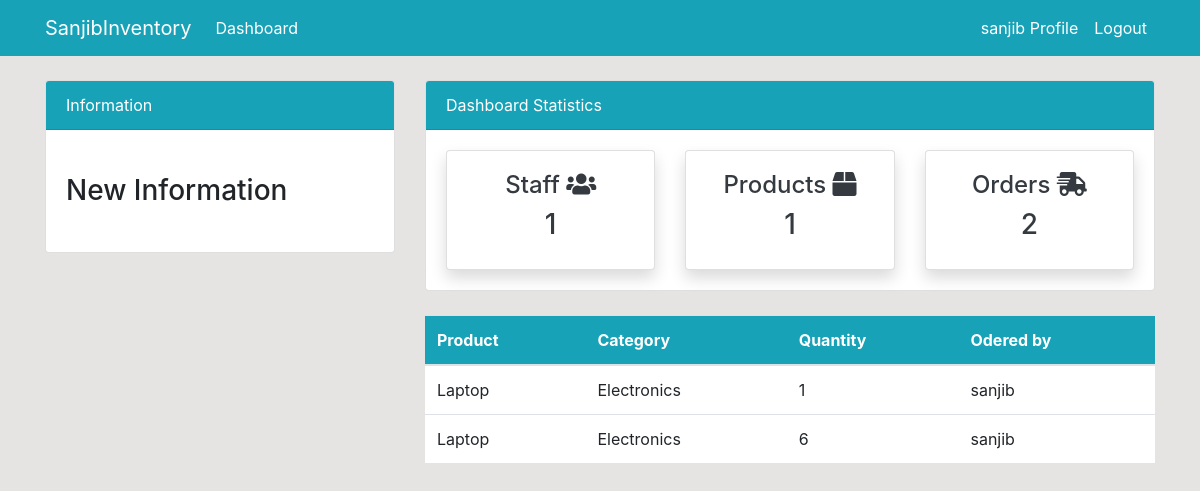
Page /order/ (signed in) on the committed database.
### dashboard/models.py (models this page shows, shortened)
class Order(models.Model):
    name = models.ForeignKey(Product, on_delete=models.CASCADE, null=True)
    customer = models.ForeignKey(User, on_delete=models.CASCADE, null=True)
    order_quantity = models.PositiveIntegerField(null=True)

class Product(models.Model):
    name = models.CharField(max_length=100, null=True)
    quantity = models.PositiveIntegerField(null=True)
    category = models.CharField(max_length=50, choices=CATEGORY, null=True)
    def __str__(self):
        return f'{self.name}'

### dashboard/views.py (the view)
# urls.py: path('order/', views.order, name='dashboard-order'),
@login_required(login_url='user-login')
def order(request):
    order = Order.objects.all()
    order_count = order.count()
    customer = User.objects.filter(groups=2)
    customer_count = customer.count()
    product = Product.objects.all()
    product_count = product.count()
    context = {
        'order': order,
        'customer_count': customer_count,
        'product_count': product_count,
        'order_count': order_count,
    }
    return render(request, 'dashboard/order.html', context)

### templates/dashboard/order.html (shortened to what this page needs)
{% extends 'partials/base.html' %}
{% block content %}
{% include 'partials/topside.html' %}
<div class="row my-4">
    <div class="col-md-4"></div>
    <div class="col-md-8">
        <table class="table bg-white">
            <thead class="bg-info text-white">
                <tr>
                    <th scope="col">Product</th>
                    <th scope="col">Category</th>
                    <th scope="col">Quantity</th>
                    <th scope="col">Odered by</th>
                </tr>
            </thead>
            <tbody>
                {% for order in order %}
                <tr>
                    <td>{{ order.name }}</td>
                    <td>{{ order.name.category }}</td>
                    <td>{{ order.order_quantity }}</td>
                    <td>{{ order.customer.username }}</td>
                </tr>
                {% endfor %}
            </tbody>
        </table>
    </div>
</div>
{% endblock %}

### templates/partials/base.html (shortened to what this page needs)
{% load static %}
<!doctype html>
<html lang="en">
<head>
    <link rel="stylesheet" href="https://cdn.jsdelivr.net/npm/bootstrap@4.6.0/dist/css/bootstrap.min.css"
>
    <link rel="stylesheet" href="https://use.fontawesome.com/releases/v5.15.2/css/all.css"
>
    <link rel="stylesheet" href="{% static 'style.css' %}">
</head>
<body>
    {% include 'partials/nav.html' %}
    <div class="container">
        {% block content %}
        {% endblock %}
    </div>
</body>
</html>

### templates/partials/nav.html (shortened to what this page needs)
<nav class="navbar navbar-expand-lg navbar-info bg-info">
    <div class="container">
        {% if user.is_authenticated %}
        <a class="navbar-brand text-white" href="{% url 'dashboard-index' %}">SanjibInventory</a>
        <div class="collapse navbar-collapse" id="navbarSupportedContent">
            <ul class="navbar-nav mr-auto">
                <li class="nav-item active">
                    <a class="nav-link text-white" href="{% url 'dashboard-index' %}">Dashboard </a>
                </li>
            </ul>
            <ul class="navbar-nav ml-auto">
                <li class="nav-item active">
                    <a class="nav-link text-white" href="{% url 'user-profile' %}">{{ user.username }} Profile
                        <span class="sr-only">(current)</span></a>
                </li>
                <li class="nav-item">
                    <a class="nav-link text-white" href="{% url 'user-logout' %}">Logout</a>
                </li>
            </ul>
            {% endif %}
        </div>
    </div>
</nav>

### templates/partials/topside.html
<div class="row">
    <div class="col-md-4 mt-4">
        <div class="card">
            <div class="card-header bg-info text-white">
                Information
            </div>
            <div class="card-body">
                <marquee behavior="" direction="">
                    <h3 class="my-4">New Information</h3>
                </marquee>
            </div>
        </div>
    </div>
    <div class="col-md-8 mt-4">
        <div class="card">
            <div class="card-header bg-info text-white">
                Dashboard Statistics
            </div>
            <div class="card-body">
                <div class="row">
                    <div class="col-md-4">
                        <a class="text-decoration-none text-dark" href="{% url 'dashboard-customers' %}">
                            <div class="card my-card shadow">
                                <div class="card-body text-center">
                                    <h4>Staff <i class="fas fa-users"></i></h4>
                                    <h3>{{ customer_count }}</h3>
                                </div>
                            </div>
                        </a>
                    </div>
                    <div class="col-md-4">
                        <a class="text-decoration-none text-dark" href="{% url 'dashboard-products' %}">
                            <div class="card my-card shadow">
                                <div class="card-body text-center">
                                    <h4>Products <i class="fas fa-box"></i></h4>
                                    <h3>{{ product_count }}</h3>
                                </div>
                            </div>
                        </a>
                    </div>
                    <div class="col-md-4">
                        <a class="text-decoration-none text-dark" href="{% url 'dashboard-order' %}">
                            <div class="card my-card shadow">
                                <div class="card-body text-center">
                                    <h4>Orders <i class="fas fa-shipping-fast"></i></h4>
                                    <h3>{{ order_count }}</h3>
                                </div>
                            </div>
                        </a>
                    </div>
                </div>
            </div>
        </div>
    </div>
</div>

### static/style.css (style rules this page uses)
body { background: rgb(230, 227, 227); }

### rows in the picture
Order: name "Laptop", name.category "Electronics", order_quantity "1", customer.username "sanjib"
Order: name "Laptop", name.category "Electronics", order_quantity "6", customer.username "sanjib"

### other values in the picture
{{ user.username }} "sanjib"
{{ customer_count }} "1"
{{ product_count }} "1"
{{ order_count }} "2"
